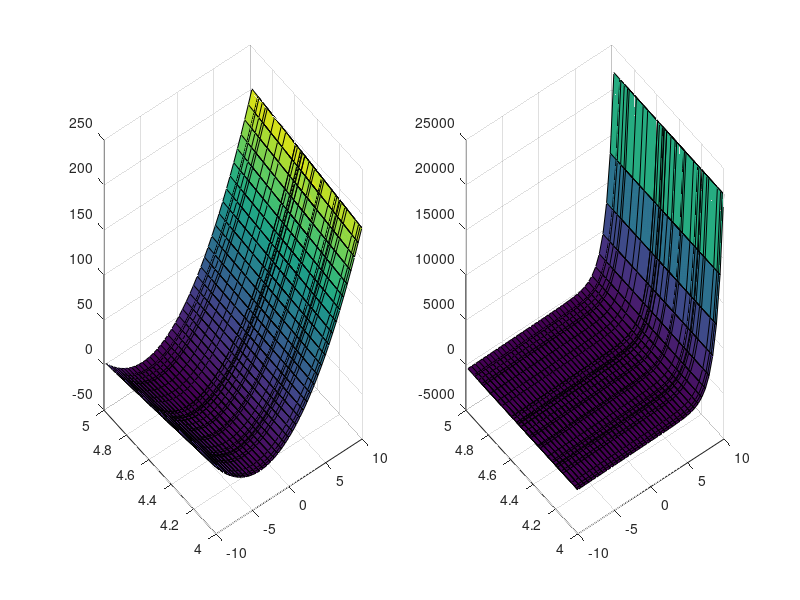

Source code (MATLAB):
function prog7a()
    x_range=-10:0.5:10;
    c_range=4+(5-4).*rand(size(x_range));
    [x,c]=meshgrid(x_range, c_range);
    f1=x.^2+2.*x.*c+4;
    f2=abs(x).^(0.5)+3.*x.*c+exp(x);
    subplot(1,2,1);
    surf(x,c,f1);
    subplot(1,2,2);
    surf(x,c,f2);
end